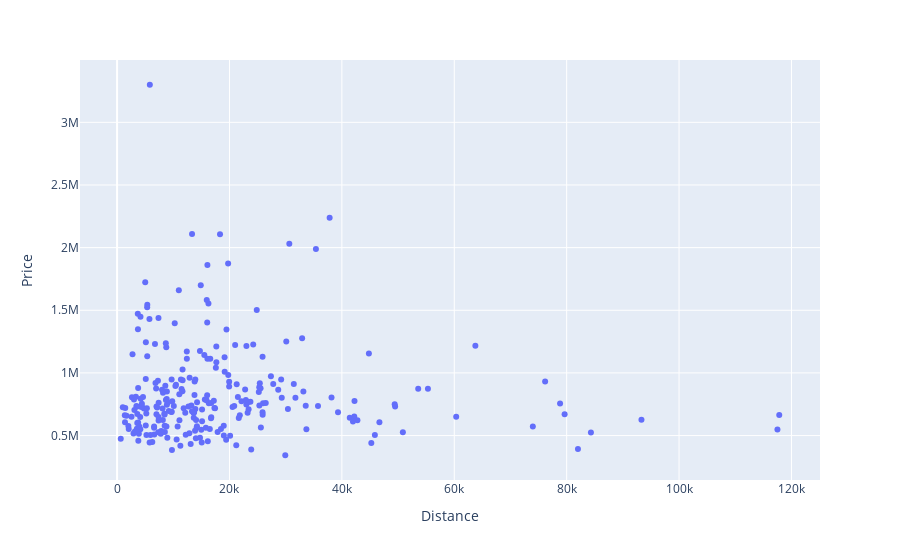

Notebook code for this chart:
### Code cell
df_2022 = df[df['Year'] == 2022]
px.scatter(df_2022, x="Distance", y="Price", hover_name="Car Name")

### Figure 1 — Plotly figure (JSON) as saved in the notebook; plotly's stock layout.template omitted (floating-point values rounded to 4 significant figures; data arrays with more than 128 entries replaced by an {"elided": "..."} marker saying what was removed)
{"data": [{"hovertemplate": "<b>%{hovertext}</b><br><br>Distance=%{x}<br>Price=%{y}<extra></extra>", "hovertext": {"elided": "256 str values"}, "legendgroup": "", "marker": {"color": "#636efa", "symbol": "circle"}, "mode": "markers", "name": "", "orientation": "v", "showlegend": false, "type": "scatter", "x": {"elided": "256 int values"}, "xaxis": "x", "y": {"elided": "256 int values"}, "yaxis": "y"}], "layout": {"legend": {"tracegroupgap": 0}, "margin": {"t": 60}, "xaxis": {"anchor": "y", "domain": [0, 1], "title": {"text": "Distance"}}, "yaxis": {"anchor": "x", "domain": [0, 1], "title": {"text": "Price"}}}}
